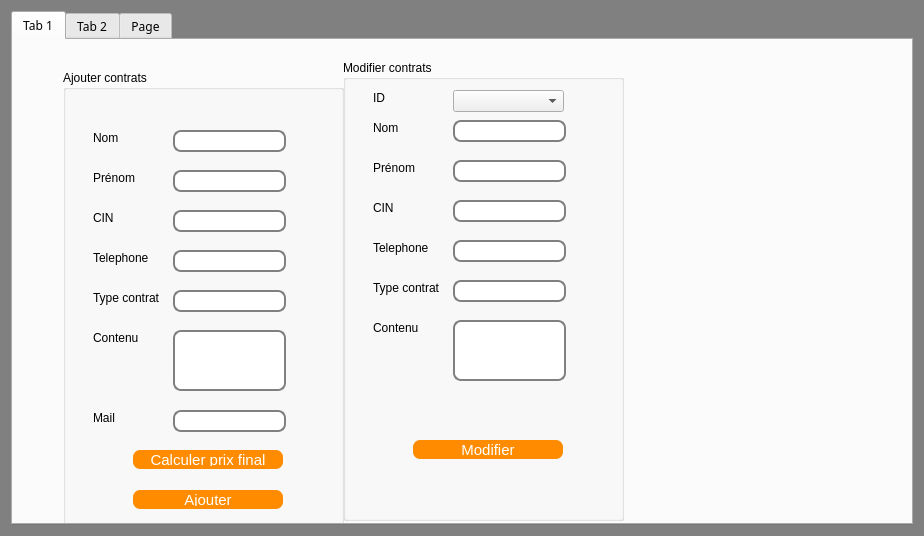
<?xml version="1.0" encoding="UTF-8"?>
<ui version="4.0">
 <class>contrats</class>
 <widget class="QDialog" name="contrats">
  <property name="geometry">
   <rect>
    <x>0</x>
    <y>0</y>
    <width>924</width>
    <height>536</height>
   </rect>
  </property>
  <property name="windowTitle">
   <string>Dialog</string>
  </property>
  <property name="styleSheet">
   <string notr="true">#contrats {
background: gray;
}


#mainFrame {
border: 3px solid gray;
border-radius: 40px;
background: white;
}
QPushButton {
color: white;
background-color:#FF8C00;
width: 140px;
border-color: #340;
border-style: solid;
border-radius: 7;
padding: 3px;
font-size: 15px;
padding-left: 5px;
padding-right: 5px;
min-width: 50px;
max-width: 200px;
min-height: 13px;
max-height: 13px;
}
QLineEdit {
padding: 1px;
border-style: solid;
border: 2px solid gray;
border-radius: 8px;
}
</string>
  </property>
  <layout class="QVBoxLayout" name="verticalLayout">
   <item>
    <widget class="QTabWidget" name="Tab3">
     <property name="font">
      <font>
       <family>Sitka Text</family>
       <pointsize>9</pointsize>
       <weight>50</weight>
       <bold>false</bold>
      </font>
     </property>
     <property name="mouseTracking">
      <bool>false</bool>
     </property>
     <property name="currentIndex">
      <number>0</number>
     </property>
     <widget class="QWidget" name="tab">
      <attribute name="title">
       <string>Tab 1</string>
      </attribute>
      <widget class="QGroupBox" name="groupBox">
       <property name="geometry">
        <rect>
         <x>50</x>
         <y>30</y>
         <width>281</width>
         <height>461</height>
        </rect>
       </property>
       <property name="title">
        <string>Ajouter contrats</string>
       </property>
       <widget class="QLabel" name="label">
        <property name="geometry">
         <rect>
          <x>30</x>
          <y>60</y>
          <width>56</width>
          <height>16</height>
         </rect>
        </property>
        <property name="text">
         <string>Nom</string>
        </property>
       </widget>
       <widget class="QLineEdit" name="lineEdit">
        <property name="geometry">
         <rect>
          <x>110</x>
          <y>60</y>
          <width>113</width>
          <height>22</height>
         </rect>
        </property>
       </widget>
       <widget class="QLabel" name="label_2">
        <property name="geometry">
         <rect>
          <x>30</x>
          <y>100</y>
          <width>56</width>
          <height>16</height>
         </rect>
        </property>
        <property name="text">
         <string>Prénom</string>
        </property>
       </widget>
       <widget class="QLineEdit" name="lineEdit_2">
        <property name="geometry">
         <rect>
          <x>110</x>
          <y>100</y>
          <width>113</width>
          <height>22</height>
         </rect>
        </property>
       </widget>
       <widget class="QLabel" name="label_3">
        <property name="geometry">
         <rect>
          <x>30</x>
          <y>140</y>
          <width>56</width>
          <height>16</height>
         </rect>
        </property>
        <property name="text">
         <string>CIN</string>
        </property>
       </widget>
       <widget class="QLineEdit" name="lineEdit_3">
        <property name="geometry">
         <rect>
          <x>110</x>
          <y>140</y>
          <width>113</width>
          <height>22</height>
         </rect>
        </property>
       </widget>
       <widget class="QLabel" name="label_4">
        <property name="geometry">
         <rect>
          <x>30</x>
          <y>180</y>
          <width>81</width>
          <height>16</height>
         </rect>
        </property>
        <property name="text">
         <string>Telephone</string>
        </property>
       </widget>
       <widget class="QLineEdit" name="lineEdit_4">
        <property name="geometry">
         <rect>
          <x>110</x>
          <y>180</y>
          <width>113</width>
          <height>22</height>
         </rect>
        </property>
       </widget>
       <widget class="QLabel" name="label_5">
        <property name="geometry">
         <rect>
          <x>30</x>
          <y>220</y>
          <width>81</width>
          <height>16</height>
         </rect>
        </property>
        <property name="text">
         <string>Type contrat</string>
        </property>
       </widget>
       <widget class="QLineEdit" name="lineEdit_5">
        <property name="geometry">
         <rect>
          <x>110</x>
          <y>220</y>
          <width>113</width>
          <height>22</height>
         </rect>
        </property>
       </widget>
       <widget class="QLabel" name="label_6">
        <property name="geometry">
         <rect>
          <x>30</x>
          <y>260</y>
          <width>81</width>
          <height>16</height>
         </rect>
        </property>
        <property name="text">
         <string>Contenu</string>
        </property>
       </widget>
       <widget class="QLineEdit" name="lineEdit_6">
        <property name="geometry">
         <rect>
          <x>110</x>
          <y>260</y>
          <width>113</width>
          <height>61</height>
         </rect>
        </property>
       </widget>
       <widget class="QPushButton" name="pushButton_2">
        <property name="geometry">
         <rect>
          <x>70</x>
          <y>380</y>
          <width>150</width>
          <height>19</height>
         </rect>
        </property>
        <property name="text">
         <string>Calculer prix final</string>
        </property>
       </widget>
       <widget class="QPushButton" name="pushButton_5">
        <property name="geometry">
         <rect>
          <x>70</x>
          <y>420</y>
          <width>150</width>
          <height>19</height>
         </rect>
        </property>
        <property name="text">
         <string>Ajouter</string>
        </property>
       </widget>
       <widget class="QLabel" name="label_7">
        <property name="geometry">
         <rect>
          <x>30</x>
          <y>340</y>
          <width>81</width>
          <height>16</height>
         </rect>
        </property>
        <property name="text">
         <string>Mail</string>
        </property>
       </widget>
       <widget class="QLineEdit" name="lineEdit_7">
        <property name="geometry">
         <rect>
          <x>110</x>
          <y>340</y>
          <width>113</width>
          <height>22</height>
         </rect>
        </property>
       </widget>
      </widget>
      <widget class="QGroupBox" name="groupBox_2">
       <property name="geometry">
        <rect>
         <x>330</x>
         <y>20</y>
         <width>281</width>
         <height>461</height>
        </rect>
       </property>
       <property name="title">
        <string>Modifier contrats</string>
       </property>
       <widget class="QLabel" name="label_19">
        <property name="geometry">
         <rect>
          <x>30</x>
          <y>60</y>
          <width>56</width>
          <height>16</height>
         </rect>
        </property>
        <property name="text">
         <string>Nom</string>
        </property>
       </widget>
       <widget class="QLineEdit" name="lineEdit_19">
        <property name="geometry">
         <rect>
          <x>110</x>
          <y>60</y>
          <width>113</width>
          <height>22</height>
         </rect>
        </property>
       </widget>
       <widget class="QLabel" name="label_20">
        <property name="geometry">
         <rect>
          <x>30</x>
          <y>100</y>
          <width>56</width>
          <height>16</height>
         </rect>
        </property>
        <property name="text">
         <string>Prénom</string>
        </property>
       </widget>
       <widget class="QLineEdit" name="lineEdit_20">
        <property name="geometry">
         <rect>
          <x>110</x>
          <y>100</y>
          <width>113</width>
          <height>22</height>
         </rect>
        </property>
       </widget>
       <widget class="QLabel" name="label_21">
        <property name="geometry">
         <rect>
          <x>30</x>
          <y>140</y>
          <width>56</width>
          <height>16</height>
         </rect>
        </property>
        <property name="text">
         <string>CIN</string>
        </property>
       </widget>
       <widget class="QLineEdit" name="lineEdit_21">
        <property name="geometry">
         <rect>
          <x>110</x>
          <y>140</y>
          <width>113</width>
          <height>22</height>
         </rect>
        </property>
       </widget>
       <widget class="QLabel" name="label_22">
        <property name="geometry">
         <rect>
          <x>30</x>
          <y>180</y>
          <width>81</width>
          <height>16</height>
         </rect>
        </property>
        <property name="text">
         <string>Telephone</string>
        </property>
       </widget>
       <widget class="QLineEdit" name="lineEdit_22">
        <property name="geometry">
         <rect>
          <x>110</x>
          <y>180</y>
          <width>113</width>
          <height>22</height>
         </rect>
        </property>
       </widget>
       <widget class="QLabel" name="label_23">
        <property name="geometry">
         <rect>
          <x>30</x>
          <y>220</y>
          <width>81</width>
          <height>16</height>
         </rect>
        </property>
        <property name="text">
         <string>Type contrat</string>
        </property>
       </widget>
       <widget class="QLineEdit" name="lineEdit_23">
        <property name="geometry">
         <rect>
          <x>110</x>
          <y>220</y>
          <width>113</width>
          <height>22</height>
         </rect>
        </property>
       </widget>
       <widget class="QLabel" name="label_24">
        <property name="geometry">
         <rect>
          <x>30</x>
          <y>260</y>
          <width>81</width>
          <height>16</height>
         </rect>
        </property>
        <property name="text">
         <string>Contenu</string>
        </property>
       </widget>
       <widget class="QLineEdit" name="lineEdit_24">
        <property name="geometry">
         <rect>
          <x>110</x>
          <y>260</y>
          <width>113</width>
          <height>61</height>
         </rect>
        </property>
       </widget>
       <widget class="QLabel" name="label_25">
        <property name="geometry">
         <rect>
          <x>30</x>
          <y>30</y>
          <width>56</width>
          <height>16</height>
         </rect>
        </property>
        <property name="text">
         <string>ID</string>
        </property>
       </widget>
       <widget class="QPushButton" name="pushButton_6">
        <property name="geometry">
         <rect>
          <x>70</x>
          <y>380</y>
          <width>150</width>
          <height>19</height>
         </rect>
        </property>
        <property name="text">
         <string>Modifier</string>
        </property>
       </widget>
       <widget class="QComboBox" name="comboBox">
        <property name="geometry">
         <rect>
          <x>110</x>
          <y>30</y>
          <width>111</width>
          <height>22</height>
         </rect>
        </property>
       </widget>
      </widget>
     </widget>
     <widget class="QWidget" name="tab_2">
      <attribute name="title">
       <string>Tab 2</string>
      </attribute>
      <widget class="QGroupBox" name="groupBox_3">
       <property name="geometry">
        <rect>
         <x>10</x>
         <y>20</y>
         <width>281</width>
         <height>221</height>
        </rect>
       </property>
       <property name="title">
        <string>Supprimer Contrat</string>
       </property>
       <widget class="QLabel" name="label_26">
        <property name="geometry">
         <rect>
          <x>50</x>
          <y>70</y>
          <width>56</width>
          <height>16</height>
         </rect>
        </property>
        <property name="text">
         <string>ID</string>
        </property>
       </widget>
       <widget class="QLabel" name="label_27">
        <property name="geometry">
         <rect>
          <x>50</x>
          <y>100</y>
          <width>56</width>
          <height>16</height>
         </rect>
        </property>
        <property name="text">
         <string>Mail</string>
        </property>
       </widget>
       <widget class="QPushButton" name="pushButton">
        <property name="geometry">
         <rect>
          <x>60</x>
          <y>140</y>
          <width>150</width>
          <height>19</height>
         </rect>
        </property>
        <property name="text">
         <string>Supprimer</string>
        </property>
       </widget>
       <widget class="QLineEdit" name="lineEdit_26">
        <property name="geometry">
         <rect>
          <x>100</x>
          <y>70</y>
          <width>113</width>
          <height>22</height>
         </rect>
        </property>
       </widget>
       <widget class="QLineEdit" name="lineEdit_27">
        <property name="geometry">
         <rect>
          <x>100</x>
          <y>100</y>
          <width>113</width>
          <height>22</height>
         </rect>
        </property>
       </widget>
      </widget>
     </widget>
     <widget class="QWidget" name="tab_3">
      <attribute name="title">
       <string>Page</string>
      </attribute>
      <widget class="QTableWidget" name="tableWidget">
       <property name="geometry">
        <rect>
         <x>0</x>
         <y>30</y>
         <width>791</width>
         <height>231</height>
        </rect>
       </property>
       <row>
        <property name="text">
         <string>1</string>
        </property>
       </row>
       <row>
        <property name="text">
         <string>2</string>
        </property>
       </row>
       <row>
        <property name="text">
         <string>3</string>
        </property>
       </row>
       <row>
        <property name="text">
         <string>4</string>
        </property>
       </row>
       <row>
        <property name="text">
         <string>5</string>
        </property>
       </row>
       <row>
        <property name="text">
         <string>6</string>
        </property>
       </row>
       <column>
        <property name="text">
         <string>ID</string>
        </property>
       </column>
       <column>
        <property name="text">
         <string>Nom</string>
        </property>
       </column>
       <column>
        <property name="text">
         <string>Prénom</string>
        </property>
       </column>
       <column>
        <property name="text">
         <string>CIN</string>
        </property>
       </column>
       <column>
        <property name="text">
         <string>Telephone</string>
        </property>
       </column>
       <column>
        <property name="text">
         <string>Mail</string>
        </property>
       </column>
       <column>
        <property name="text">
         <string>Type contrat</string>
        </property>
       </column>
      </widget>
      <widget class="QPushButton" name="pushButton_3">
       <property name="geometry">
        <rect>
         <x>80</x>
         <y>340</y>
         <width>150</width>
         <height>19</height>
        </rect>
       </property>
       <property name="text">
        <string>Trier </string>
       </property>
      </widget>
      <widget class="QPushButton" name="pushButton_4">
       <property name="geometry">
        <rect>
         <x>80</x>
         <y>310</y>
         <width>150</width>
         <height>19</height>
        </rect>
       </property>
       <property name="text">
        <string>PDF</string>
       </property>
      </widget>
      <widget class="QLabel" name="label_28">
       <property name="geometry">
        <rect>
         <x>30</x>
         <y>280</y>
         <width>121</width>
         <height>21</height>
        </rect>
       </property>
       <property name="text">
        <string>Afficher selon ID</string>
       </property>
      </widget>
      <widget class="QLineEdit" name="lineEdit_28">
       <property name="geometry">
        <rect>
         <x>140</x>
         <y>280</y>
         <width>113</width>
         <height>22</height>
        </rect>
       </property>
      </widget>
     </widget>
    </widget>
   </item>
  </layout>
 </widget>
 <resources/>
 <connections/>
</ui>
